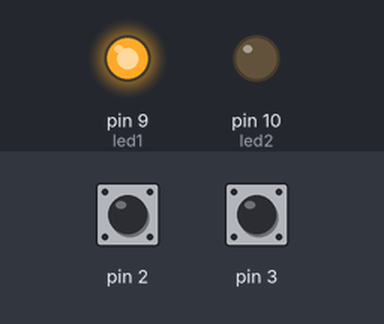
Bench run of a sketch on a simulated Arduino Uno, built with avr-gcc and run on an emulated ATmega328P. Shown: output pins drawn as LEDs (lit = HIGH). Dashed ring = blinking. The inputs (shaded band) are chosen by the test bench; at power-on: pin 2 HIGH, pin 3 HIGH. What the sketch prints to the serial monitor is not drawn.

Above: at 1.2 s.
1.3 s: pin 2 pulled LOW for 0.15 s
At 2.47 s:
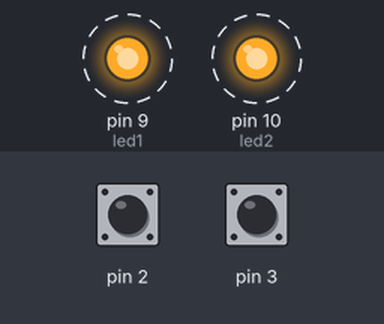
4.3 s: pin 2 pulled LOW for 1 s
At 5.0 s:
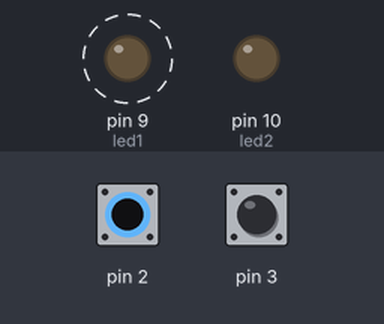
8.1 s: pin 2 pulled LOW for 3.2 s
At 14.6 s:
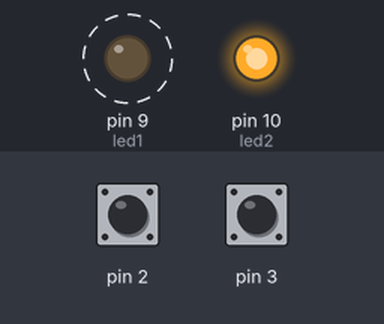
Timing chart, 0 to 18.8 s (numbered marks = the images above; inputs shaded):
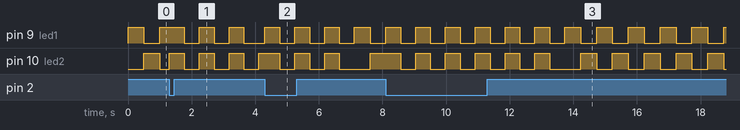

The sketch:

interrupt.ino
```cpp
int led1 = 9;
int led2 = 10;
volatile int counter = 0;
volatile int counter1 = 0;
volatile int counter2 = 0;

void setup() {
  pinMode(led1, OUTPUT);
  pinMode(led2, OUTPUT);
  pinMode(2, INPUT_PULLUP);
  pinMode(3, INPUT_PULLUP);
  attachInterrupt(digitalPinToInterrupt(2), interruptHandler1, LOW );
  attachInterrupt(digitalPinToInterrupt(3), interruptHandler2,  LOW);
  Serial.begin(9600); // Baud rate 9600 bps
  Serial.println("Serial Monitor ready");
}

void loop() {
  if (counter % 2 == 0) {
    digitalWrite(led1, HIGH);
    digitalWrite(led2, LOW);
  } else {
    digitalWrite(led1, LOW);
    digitalWrite(led2, HIGH);
  }
  delay(500);
  counter++;
}

void interruptHandler1() {
  counter1 = 0;
  while (counter1 < 3) {
    digitalWrite(led1, HIGH);
    digitalWrite(led2, HIGH);
    delay(100000);
    digitalWrite(led1, LOW);
    digitalWrite(led2, LOW);
    delay(100000);
    counter1++;
  }
}

void interruptHandler2() {

  counter2 = 0;
  while (counter2 < 5) {
    digitalWrite(led1, HIGH);
    digitalWrite(led2, HIGH);
    delay(100000);
    digitalWrite(led1, LOW);
    digitalWrite(led2, LOW);
    delay(100000);
    counter2++;
  }
}
```

Measured:
- by itself, pin 9 (led1): alternates HIGH for 0.47 s and LOW for 0.47 s
